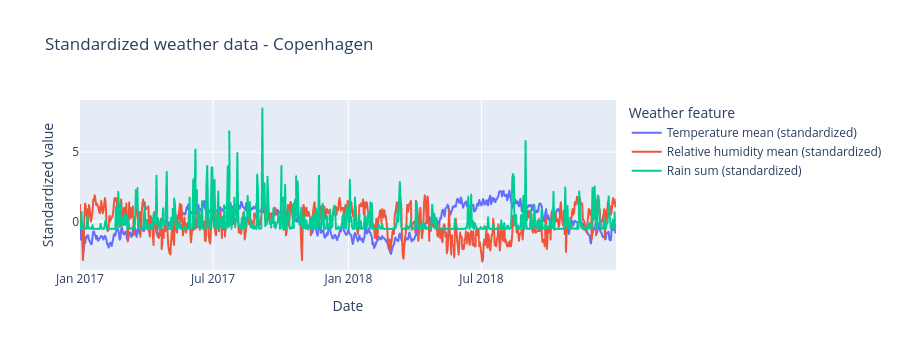
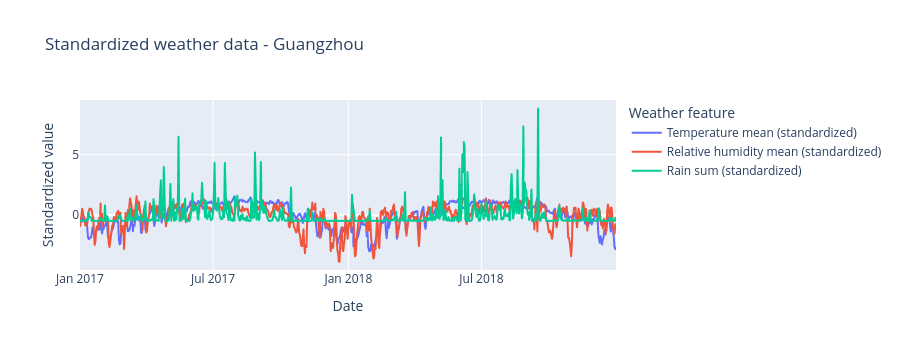
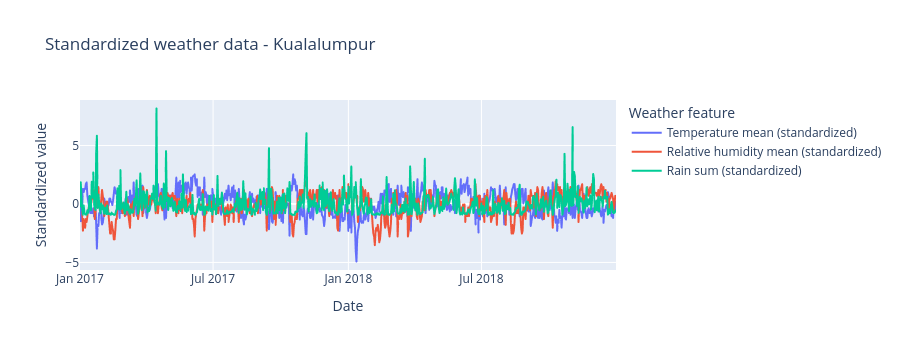
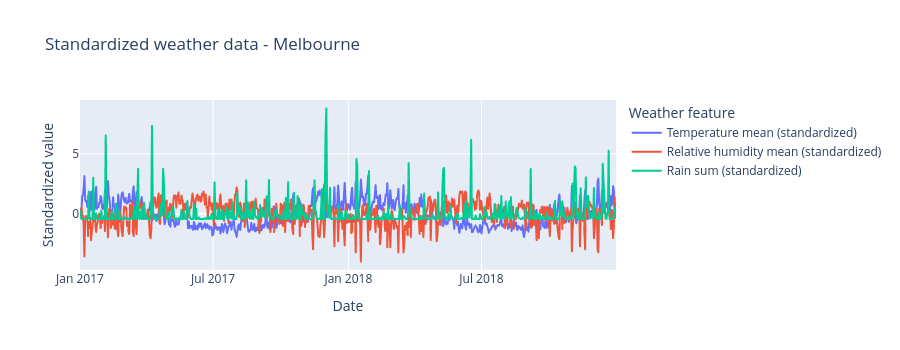

Notebook code for these charts, in order:
### Markdown cell above
#### Standardized Plotly Line Plot per City

### Code cell
def plot_weather_for_all_cities(cities, weather_dir):
    """
    Create one standardized Plotly line plot per city.

    Each city has its own weather CSV file. The function loads each file,
    standardizes the selected weather variables, creates one interactive
    line plot per city, displays the plots below each other, and returns
    all Plotly figures in a dictionary.
    """

    # Map the original column names from the weather CSV files to shorter,
    # more readable names that will be used in the plot legend.
    weather_columns = {
        'temperature_2m_mean (°C)': 'Temperature mean',
        'relative_humidity_2m_mean (%)': 'Relative humidity mean',
        'rain_sum (mm)': 'Rain sum',
    }

    # Store all generated Plotly figures here.
    # The city name is used as the dictionary key.
    figures = {}

    # Loop through all cities in the cities dictionary.
    # Each dictionary entry contains two filenames:
    #   1. the sampling/virus file
    #   2. the corresponding weather file
    # The underscore `_` means that the sampling file is intentionally ignored here,
    # because this function only needs the weather file.
    for city, (_, weather_file) in cities.items():
        # Build the full path to the city's weather CSV file.
        weather_path = Path(weather_dir) / weather_file

        # Load the weather data for the current city into a DataFrame.
        df_weather = pd.read_csv(weather_path)

        # Convert the time column from text to real datetime values.
        # This ensures that Plotly treats the x-axis as a time axis.
        df_weather['time'] = pd.to_datetime(df_weather['time'])

        # Transform weather values to a unitless, comparable scale.
        # z-score = (value - mean) / standard deviation
        # This makes temperature, humidity, and rain comparable in one plot.
        #
        # Interpretation of standardized values:
        #   0  = average value for this variable in this city
        #   >0 = above average
        #   <0 = below average
        #   1  = one standard deviation above average
        #  -1  = one standard deviation below average
        standardized_columns = []

        # Standardize each selected weather variable separately.
        # This is important because temperature, humidity, and rain have
        # different units and different value ranges.
        for original_column, readable_name in weather_columns.items():
            # Create the name for the new standardized column.
            standardized_column = f'{readable_name} (standardized)'

            # Calculate the mean and standard deviation for the current variable.
            mean_value = df_weather[original_column].mean()
            std_value = df_weather[original_column].std()

            # If the standard deviation is missing or zero, all values are identical
            # or cannot be standardized in a meaningful way.
            # In that case, the standardized values are set to 0.
            if pd.isna(std_value) or std_value == 0:
                df_weather[standardized_column] = 0
            else:
                # Apply z-score standardization:
                # subtract the mean and divide by the standard deviation.
                df_weather[standardized_column] = (
                    df_weather[original_column] - mean_value
                ) / std_value

            # Store the standardized column name so it can be passed to Plotly later.
            standardized_columns.append(standardized_column)

        # Create an interactive line plot for the current city.
        # Plotly draws one line for each standardized weather variable.
        fig = px.line(
            df_weather,
            x='time',
            y=standardized_columns,
            title=f'Standardized weather data - {city.title()}',

            # Rename axis labels and the legend label to make the plot easier to read.
            labels={
                'time': 'Date',
                'value': 'Standardized value',
                'variable': 'Weather feature',
            }
        )

        # Adjust the plot layout.
        # A fixed height keeps the plots compact when several cities are shown below each other.
        fig.update_layout(
            height=350,
            legend_title_text='Weather feature'
        )

        # Store the figure so it can be reused later, for example for exporting.
        figures[city] = fig

        # Display the figure immediately in the notebook.
        # Because this happens inside the loop, the plots appear below each other.
        fig.show()

    # Return all figures as a dictionary:
    #   key   = city name
    #   value = Plotly figure object
    return figures


# Run the function and store all created figures.
weather_figures = plot_weather_for_all_cities(cities, weather_dir)

### Figure 1 — Plotly figure (JSON) as saved in the notebook; plotly's stock layout.template omitted (floating-point values rounded to 4 significant figures; data arrays with more than 128 entries replaced by an {"elided": "..."} marker saying what was removed)
{"data": [{"hovertemplate": "Weather feature=Temperature mean (standardized)<br>Date=%{x}<br>Standardized value=%{y}<extra></extra>", "legendgroup": "Temperature mean (standardized)", "line": {"color": "#636efa", "dash": "solid"}, "marker": {"symbol": "circle"}, "mode": "lines", "name": "Temperature mean (standardized)", "showlegend": true, "type": "scattergl", "x": {"elided": "730 str values"}, "xaxis": "x", "y": {"elided": "730 float values"}, "yaxis": "y"}, {"hovertemplate": "Weather feature=Relative humidity mean (standardized)<br>Date=%{x}<br>Standardized value=%{y}<extra></extra>", "legendgroup": "Relative humidity mean (standardized)", "line": {"color": "#EF553B", "dash": "solid"}, "marker": {"symbol": "circle"}, "mode": "lines", "name": "Relative humidity mean (standardized)", "showlegend": true, "type": "scattergl", "x": {"elided": "730 str values"}, "xaxis": "x", "y": {"elided": "730 float values"}, "yaxis": "y"}, {"hovertemplate": "Weather feature=Rain sum (standardized)<br>Date=%{x}<br>Standardized value=%{y}<extra></extra>", "legendgroup": "Rain sum (standardized)", "line": {"color": "#00cc96", "dash": "solid"}, "marker": {"symbol": "circle"}, "mode": "lines", "name": "Rain sum (standardized)", "showlegend": true, "type": "scattergl", "x": {"elided": "730 str values"}, "xaxis": "x", "y": {"elided": "730 float values"}, "yaxis": "y"}], "layout": {"height": 350, "legend": {"title": {"text": "Weather feature"}, "tracegroupgap": 0}, "title": {"text": "Standardized weather data - Copenhagen"}, "xaxis": {"anchor": "y", "domain": [0, 1], "title": {"text": "Date"}}, "yaxis": {"anchor": "x", "domain": [0, 1], "title": {"text": "Standardized value"}}}}

### Figure 2 — Plotly figure (JSON) as saved in the notebook; plotly's stock layout.template omitted (floating-point values rounded to 4 significant figures; data arrays with more than 128 entries replaced by an {"elided": "..."} marker saying what was removed)
{"data": [{"hovertemplate": "Weather feature=Temperature mean (standardized)<br>Date=%{x}<br>Standardized value=%{y}<extra></extra>", "legendgroup": "Temperature mean (standardized)", "line": {"color": "#636efa", "dash": "solid"}, "marker": {"symbol": "circle"}, "mode": "lines", "name": "Temperature mean (standardized)", "showlegend": true, "type": "scattergl", "x": {"elided": "730 str values"}, "xaxis": "x", "y": {"elided": "730 float values"}, "yaxis": "y"}, {"hovertemplate": "Weather feature=Relative humidity mean (standardized)<br>Date=%{x}<br>Standardized value=%{y}<extra></extra>", "legendgroup": "Relative humidity mean (standardized)", "line": {"color": "#EF553B", "dash": "solid"}, "marker": {"symbol": "circle"}, "mode": "lines", "name": "Relative humidity mean (standardized)", "showlegend": true, "type": "scattergl", "x": {"elided": "730 str values"}, "xaxis": "x", "y": {"elided": "730 float values"}, "yaxis": "y"}, {"hovertemplate": "Weather feature=Rain sum (standardized)<br>Date=%{x}<br>Standardized value=%{y}<extra></extra>", "legendgroup": "Rain sum (standardized)", "line": {"color": "#00cc96", "dash": "solid"}, "marker": {"symbol": "circle"}, "mode": "lines", "name": "Rain sum (standardized)", "showlegend": true, "type": "scattergl", "x": {"elided": "730 str values"}, "xaxis": "x", "y": {"elided": "730 float values"}, "yaxis": "y"}], "layout": {"height": 350, "legend": {"title": {"text": "Weather feature"}, "tracegroupgap": 0}, "title": {"text": "Standardized weather data - Guangzhou"}, "xaxis": {"anchor": "y", "domain": [0, 1], "title": {"text": "Date"}}, "yaxis": {"anchor": "x", "domain": [0, 1], "title": {"text": "Standardized value"}}}}

### Figure 3 — Plotly figure (JSON) as saved in the notebook; plotly's stock layout.template omitted (floating-point values rounded to 4 significant figures; data arrays with more than 128 entries replaced by an {"elided": "..."} marker saying what was removed)
{"data": [{"hovertemplate": "Weather feature=Temperature mean (standardized)<br>Date=%{x}<br>Standardized value=%{y}<extra></extra>", "legendgroup": "Temperature mean (standardized)", "line": {"color": "#636efa", "dash": "solid"}, "marker": {"symbol": "circle"}, "mode": "lines", "name": "Temperature mean (standardized)", "showlegend": true, "type": "scattergl", "x": {"elided": "730 str values"}, "xaxis": "x", "y": {"elided": "730 float values"}, "yaxis": "y"}, {"hovertemplate": "Weather feature=Relative humidity mean (standardized)<br>Date=%{x}<br>Standardized value=%{y}<extra></extra>", "legendgroup": "Relative humidity mean (standardized)", "line": {"color": "#EF553B", "dash": "solid"}, "marker": {"symbol": "circle"}, "mode": "lines", "name": "Relative humidity mean (standardized)", "showlegend": true, "type": "scattergl", "x": {"elided": "730 str values"}, "xaxis": "x", "y": {"elided": "730 float values"}, "yaxis": "y"}, {"hovertemplate": "Weather feature=Rain sum (standardized)<br>Date=%{x}<br>Standardized value=%{y}<extra></extra>", "legendgroup": "Rain sum (standardized)", "line": {"color": "#00cc96", "dash": "solid"}, "marker": {"symbol": "circle"}, "mode": "lines", "name": "Rain sum (standardized)", "showlegend": true, "type": "scattergl", "x": {"elided": "730 str values"}, "xaxis": "x", "y": {"elided": "730 float values"}, "yaxis": "y"}], "layout": {"height": 350, "legend": {"title": {"text": "Weather feature"}, "tracegroupgap": 0}, "title": {"text": "Standardized weather data - Kualalumpur"}, "xaxis": {"anchor": "y", "domain": [0, 1], "title": {"text": "Date"}}, "yaxis": {"anchor": "x", "domain": [0, 1], "title": {"text": "Standardized value"}}}}

### Figure 4 — Plotly figure (JSON) as saved in the notebook; plotly's stock layout.template omitted (floating-point values rounded to 4 significant figures; data arrays with more than 128 entries replaced by an {"elided": "..."} marker saying what was removed)
{"data": [{"hovertemplate": "Weather feature=Temperature mean (standardized)<br>Date=%{x}<br>Standardized value=%{y}<extra></extra>", "legendgroup": "Temperature mean (standardized)", "line": {"color": "#636efa", "dash": "solid"}, "marker": {"symbol": "circle"}, "mode": "lines", "name": "Temperature mean (standardized)", "showlegend": true, "type": "scattergl", "x": {"elided": "730 str values"}, "xaxis": "x", "y": {"elided": "730 float values"}, "yaxis": "y"}, {"hovertemplate": "Weather feature=Relative humidity mean (standardized)<br>Date=%{x}<br>Standardized value=%{y}<extra></extra>", "legendgroup": "Relative humidity mean (standardized)", "line": {"color": "#EF553B", "dash": "solid"}, "marker": {"symbol": "circle"}, "mode": "lines", "name": "Relative humidity mean (standardized)", "showlegend": true, "type": "scattergl", "x": {"elided": "730 str values"}, "xaxis": "x", "y": {"elided": "730 float values"}, "yaxis": "y"}, {"hovertemplate": "Weather feature=Rain sum (standardized)<br>Date=%{x}<br>Standardized value=%{y}<extra></extra>", "legendgroup": "Rain sum (standardized)", "line": {"color": "#00cc96", "dash": "solid"}, "marker": {"symbol": "circle"}, "mode": "lines", "name": "Rain sum (standardized)", "showlegend": true, "type": "scattergl", "x": {"elided": "730 str values"}, "xaxis": "x", "y": {"elided": "730 float values"}, "yaxis": "y"}], "layout": {"height": 350, "legend": {"title": {"text": "Weather feature"}, "tracegroupgap": 0}, "title": {"text": "Standardized weather data - Melbourne"}, "xaxis": {"anchor": "y", "domain": [0, 1], "title": {"text": "Date"}}, "yaxis": {"anchor": "x", "domain": [0, 1], "title": {"text": "Standardized value"}}}}
